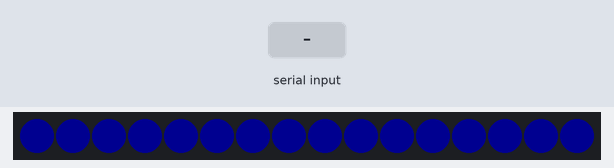
This program was run on a simulated Teensy 4. On the bench: 16 RGB LEDs in strip order, left to right. Inputs (shaded band) come from the test bench. Dim RGB values are drawn brighter than linear.

Above: at 1.2 s.
1.3 s: "D90\n" received over Serial
2.8 s: "C 90 45 200\n" received over Serial
At 3.5 s:
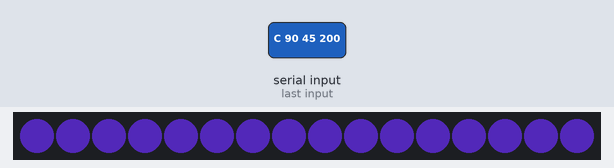
Timing chart, 0 to 5.8 s (numbered marks = the images above; inputs shaded):
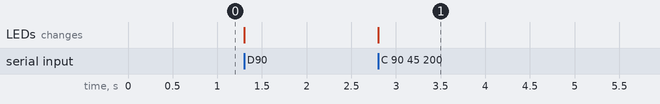

The program:

main.cpp
```cpp
#include <Arduino.h>
#include <Adafruit_NeoPixel.h>

// -----------------------------------------------------------------------------
// Teensy LED companion for Perceptual Drift.
//
// Serial protocol (115200 baud, newline-terminated commands):
//   * "C r g b\n" sets the base RGB color (0–255 per channel).
//   * "I index\n" highlights one LED bank (index 0–15 maps into four corners).
//   * "D x\n" keeps the legacy global intensity dimmer (0–255) for smoke tests.
//   * "M a b c d\n" sets per-corner accent boosts (0–255 each) so the host can
//       translate drone motion into corner brightness without altering colors.
//
// The physical layout is four banks of four CRGB spots—one bank per cage
// corner.  Each bank is individually addressable so you can pulse corners as
// the drone leans or races around the space without changing the underlying
// palette.  All commands are kept intentionally tiny to stay friendly with
// Python/ROS bridges.
// -----------------------------------------------------------------------------

// Pin and pixel count: adjust to match your wiring harness.
constexpr uint8_t LED_PIN = 6;
constexpr uint8_t CORNER_COUNT = 4;
constexpr uint8_t SPOTS_PER_CORNER = 4;
constexpr uint8_t LED_COUNT = CORNER_COUNT * SPOTS_PER_CORNER;

// Corner accent boost applied when the drone leans toward a corner.  Kept
// modest to leave headroom for the global dimmer.
constexpr uint8_t HIGHLIGHT_BOOST = 120;

Adafruit_NeoPixel strip(LED_COUNT, LED_PIN, NEO_GRB + NEO_KHZ800);

// State that the serial handlers mutate.  Defaults = gentle blue glow.
uint8_t baseR = 0;
uint8_t baseG = 0;
uint8_t baseB = 32;
uint8_t intensity = 128;
uint8_t cornerBoost[CORNER_COUNT] = {0, 0, 0, 0};

uint8_t cornerForIndex(uint8_t idx) {
  return idx / SPOTS_PER_CORNER;
}

void apply() {
  // Push the current color/intensity combo to every pixel.  You can replace
  // this with per-pixel effects if you want chase patterns.
  for (uint8_t i = 0; i < LED_COUNT; i++) {
    const uint8_t corner = cornerForIndex(i);
    const uint16_t boosted = min<uint16_t>(255, intensity + cornerBoost[corner]);
    const uint8_t r = (baseR * boosted) / 255;
    const uint8_t g = (baseG * boosted) / 255;
    const uint8_t b = (baseB * boosted) / 255;
    strip.setPixelColor(i, strip.Color(r, g, b));
  }
  strip.show();
}

void clearCornerBoosts() {
  for (uint8_t i = 0; i < CORNER_COUNT; i++) {
    cornerBoost[i] = 0;
  }
}

void handleCommand(const char *line) {
  if (line[0] == 'C') {
    int r, g, b;
    if (sscanf(line, "C %d %d %d", &r, &g, &b) == 3) {
      baseR = constrain(r, 0, 255);
      baseG = constrain(g, 0, 255);
      baseB = constrain(b, 0, 255);
      apply();
    }
  } else if (line[0] == 'D') {
    int x;
    if (sscanf(line, "D %d", &x) == 1) {
      intensity = constrain(x, 0, 255);
      apply();
    }
  } else if (line[0] == 'I') {
    int idx;
    if (sscanf(line, "I %d", &idx) == 1 && idx >= 0 && idx < LED_COUNT) {
      clearCornerBoosts();
      const uint8_t corner = cornerForIndex(static_cast<uint8_t>(idx));
      cornerBoost[corner] = HIGHLIGHT_BOOST;
      apply();
    }
  } else if (line[0] == 'M') {
    int a, b, c, d;
    if (sscanf(line, "M %d %d %d %d", &a, &b, &c, &d) == 4) {
      cornerBoost[0] = constrain(a, 0, 255);
      cornerBoost[1] = constrain(b, 0, 255);
      cornerBoost[2] = constrain(c, 0, 255);
      cornerBoost[3] = constrain(d, 0, 255);
      apply();
    }
  }
  // Unknown commands are intentionally ignored.
}

void setup() {
  Serial.begin(115200);  // Matches the Python bridge default.
  strip.begin();
  strip.show();  // Clear out RAM junk from startup.
  apply();
}

void loop() {
  static char line[64] = {0};
  static uint8_t linePos = 0;

  while (Serial.available()) {
    const char c = Serial.read();
    if (c == '\n' || c == '\r') {
      if (linePos > 0) {
        line[linePos] = '\0';
        handleCommand(line);
        linePos = 0;
        line[0] = '\0';
      }
    } else if (linePos < sizeof(line) - 1) {
      // Basic line buffer.  Good enough for short commands.  Swap for a ring
      // buffer if you start streaming complex CSV blobs.
      line[linePos++] = c;
    }
  }
  delay(5);  // Prevent serial starvation on older Teensy boards.
}
```

Measured:
- after the input at 2.8 s, the LEDs: change at once (image 1)
